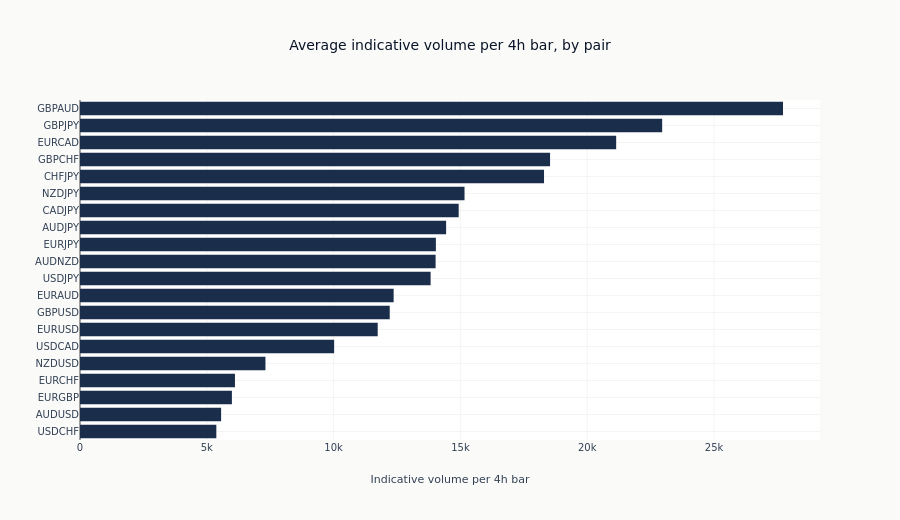

This figure's notebook cell:
### Markdown cell above
### The ranking is a ranking of quote updates

Ranking pairs by average tick volume puts the global majors well down the table, and the
next cell prints exactly where they land rather than leaving that as an impression.

It is tempting to read this as a liquidity ranking and it is not one. The column counts one
venue's quote updates, so the ordering reflects how often that venue repriced each pair,
and a pair can be repriced often for reasons that have nothing to do with how much of it
trades anywhere. What this file supports is the negative claim, which is the useful one: a
ranking built from this column is not a ranking of market size, and the majors sitting mid
table is the proof. Explaining *why* the ordering comes out as it does would need trade
data this file does not carry.

### Code cell
vol_rank = (
    fx.group_by("symbol")
    .agg(pl.col("volume").mean().alias("avg_volume"))
    .sort("avg_volume", descending=True)
    .with_row_index("rank", offset=1)
)

_majors = ["EURUSD", "USDJPY", "GBPUSD"]
print(f"Rank by average indicative volume, of {vol_rank.height}:")
for row in vol_rank.filter(pl.col("symbol").is_in(_majors)).iter_rows(named=True):
    print(f"  {row['symbol']}: rank {row['rank']}, {row['avg_volume']:,.0f} per bar")
print(f"  top of the table: {vol_rank['symbol'][0]}, {vol_rank['avg_volume'][0]:,.0f} per bar")

fig = go.Figure(
    go.Bar(
        x=vol_rank["avg_volume"].to_list(),
        y=vol_rank["symbol"].to_list(),
        orientation="h",
        marker_color=COLORS["slate"],
    )
)
fig.update_layout(
    title="Average indicative volume per 4h bar, by pair",
    xaxis_title="Indicative volume per 4h bar",
    yaxis=dict(autorange="reversed"),
    height=520,
)
show_plotly_with_alt(
    fig,
    "A horizontal bar chart of twenty currency pairs ranked by average indicative volume per "
    "four-hour bar. GBPAUD is the longest bar at roughly twenty-eight thousand and the bars "
    "shorten steadily down to USDCHF at roughly five thousand. USDJPY, GBPUSD and EURUSD sit "
    "in the lower half of the ranking rather than near the top.",
)

### Figure 1 — Plotly figure (JSON) as saved in the notebook; plotly's stock layout.template omitted (floating-point values rounded to 4 significant figures)
{"data": [{"marker": {"color": "#1a2d4a"}, "orientation": "h", "type": "bar", "x": [27720.0, 22950.0, 21140.0, 18530.0, 18300.0, 15160.0, 14930.0, 14440.0, 14030.0, 14020.0, 13820.0, 12370.0, 12210.0, 11740.0, 10020.0, 7312.0, 6110.0, 5989.0, 5564.0, 5376.0], "y": ["GBPAUD", "GBPJPY", "EURCAD", "GBPCHF", "CHFJPY", "NZDJPY", "CADJPY", "AUDJPY", "EURJPY", "AUDNZD", "USDJPY", "EURAUD", "GBPUSD", "EURUSD", "USDCAD", "NZDUSD", "EURCHF", "EURGBP", "AUDUSD", "USDCHF"]}], "layout": {"height": 520, "title": {"text": "Average indicative volume per 4h bar, by pair"}, "xaxis": {"title": {"text": "Indicative volume per 4h bar"}}, "yaxis": {"autorange": "reversed"}}}
